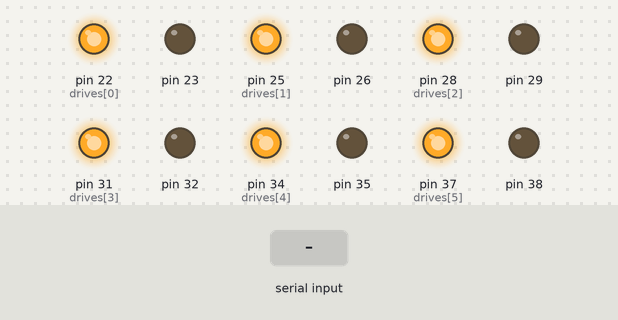
The sketch below on a simulated Arduino Mega 2560, built with avr-gcc and run on an emulated ATmega2560. Shown: output pins drawn as LEDs (lit = HIGH). The inputs (shaded band) are chosen by the test bench. Pins used as bus, display or sensor lines are not drawn.

Above: at 3.6 s.
3.7 s: "90,45\n" received over Serial
At 4.5 s:
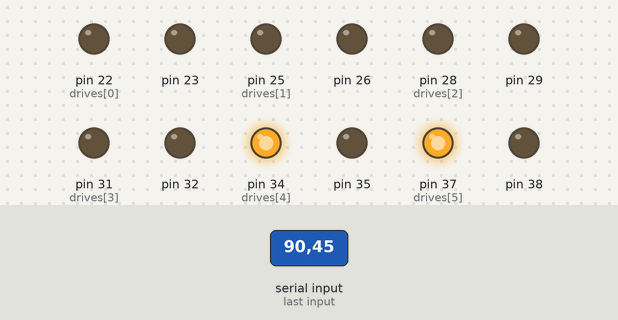
5.2 s: "30,150\n" received over Serial
At 5.6 s:
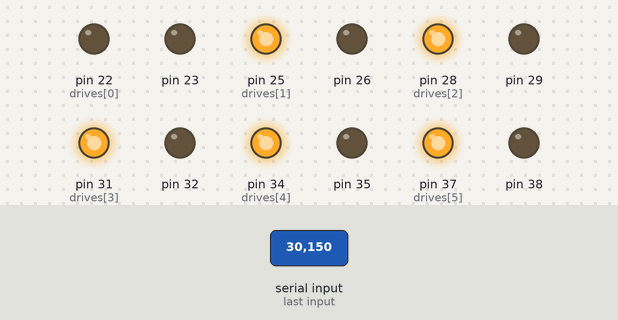
6.7 s: "999\n" received over Serial
At 7.9 s:
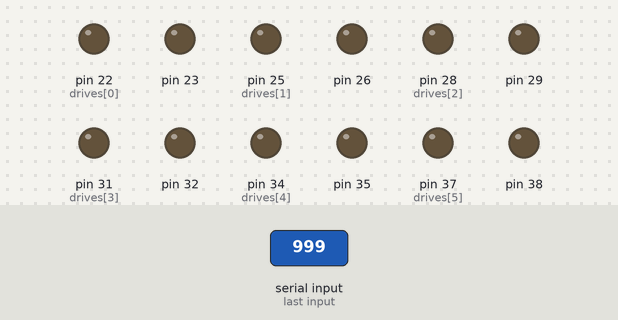
8.2 s: "1024\n" received over Serial
At 8.4 s:
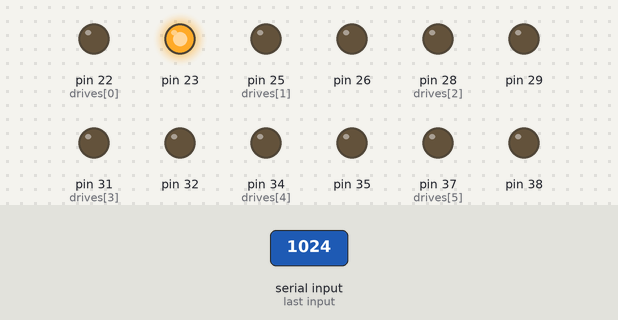
Timing chart, 0 to 12.1 s (numbered marks = the images above; inputs shaded):
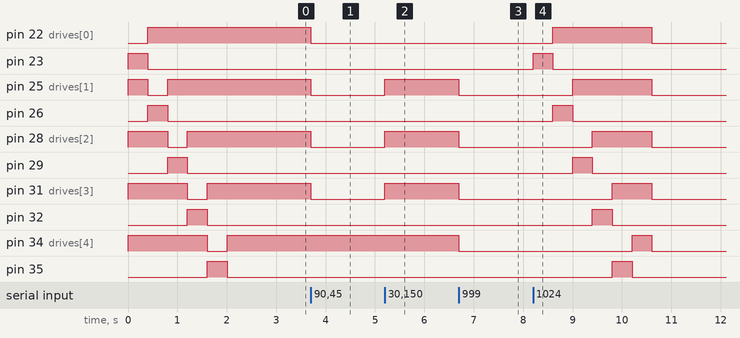

The sketch:

floppyModule.ino
```cpp
const int dir = 1;
const int headStep = 2; //offsets from drives array for the direction and step pins
const int maxSteps = 80; //the maximum number of times the heads can step before hitting the end of their range
float pulseStart = 0; //the time at which a period of a note starts

const unsigned long note_periods[] = { //all MIDI note periods in microseconds from note 0 to note 127
  122312, 115447, 108968, 102852, 97079, 91631, 86488, 81634, 77052, 72727, 68645, 64793, 61156, 57724, 54484, 51426, 48540, 45815, 43244, 40817, 38526, 36364, 34323, 32396, 30578, 28862, 27242, 25713, 24270, 22908, 21622, 20408, 19263, 18182, 17161, 16198, 15289, 14431, 13621, 12856, 12135, 11454, 10811, 10204, 9631, 9091, 8581, 8099, 7645, 7215, 6810, 6428, 6067, 5727, 5405, 5102, 4816, 4545, 4290, 4050, 3822, 3608, 3405, 3214, 3034, 2863, 2703, 2551, 2408, 2273, 2145, 2025, 1911, 1804, 1703, 1607, 1517, 1432, 1351, 1276, 1204, 1136, 1073, 1012, 956, 902, 851, 804, 758, 716, 676, 638, 602, 568, 536, 506, 478, 451, 426, 402, 379, 358, 338, 319, 301, 284, 268, 253, 239, 225, 213, 201, 190, 179, 169, 159, 150, 142, 134, 127, 119, 113, 106, 100, 95, 89, 84, 80
};

int drives[] = {22, 25, 28, 31, 34, 37}; //the first pin where each of the drives is connected (add another drive by putting a 40 in the array)

#define floppyCount sizeof(drives) / sizeof(drives[0]) //the number of floppies connected minus 1

int drivesPlaying = 0; //the number of drives currently playing
long int pitchWheel; //a variable to hold the setting of the pitchwheel
long int notePeriod; //the period of the note that is currently playing (adjusted to account for the pitchwheel)
int floppyPos[floppyCount]; //an array to store the position of each floppy drive
bool floppyDir[floppyCount]; //an array to hold the current direction of each drive
int note = 0; //the MIDI note that we are playing
int velocity = 0; //the MIDI velocity of our note
long int noteInfo; //the raw note and velocity information (note 83 velocity 127 would be stored as 083127)


long unsigned int parsed = 0;
const byte numChars = 32;
char receivedChars[numChars];
boolean newData = false; //variables for the receive serial data code
//22 -> drive enable
//23 -> direction
//24 -> step
//etc for all of the other drives

void setup() {
  Serial.begin(115200);
  Serial.setTimeout(5);
  for(int i = 0; i < sizeof(drives) / sizeof(drives[0]); i++){
    for(int j = 0; j < 3; j++){
      pinMode(drives[i] + j, OUTPUT); //iterate through each of the pins of each of the drives and set them as outputs
    }
    digitalWrite(drives[i], HIGH); //set all drive enable pins high to disable the LEDs on all drives
  }
  pulseStart = micros(); //set the start of the first note to the current time
  resetDrives(); //reset all of the drives to their starting positions
}


void loop() {
  recvWithEndMarker();
  newData = false; //receive data from the serial port and tell the receive function that there is no new data to receive


  if(notePeriod <= micros() - pulseStart){
    pulseDrives();
    pulseStart = micros(); //if 1 period has elapsed between now and last time we pulsed the drives, pulse them again and reset the period time
  }
}


void pulseDrives(){
  for(int i = 0; i < drivesPlaying; i++){
    if(floppyPos[i] == maxSteps){
      floppyDir[i] = !floppyDir[i]; //if a drive that is currently playing has reached the end of its range, reverse its direction in the direction array
      digitalWrite(drives[i] + dir, floppyDir[i]); //write the direction to the drive
      floppyPos[i] = 0; //reset the position to 0
    }
    digitalWrite(drives[i] + headStep, HIGH); //step the heads
    digitalWrite(drives[i] + headStep, LOW); //step the heads
    floppyPos[i] += 1; //increment the position of the heads

  }
}


void resetDrives(){
  for(int i = 0; i < floppyCount; i++){ //iterate through each drive
    digitalWrite(drives[i], LOW); //turn on activity light
    digitalWrite(drives[i] + dir, HIGH); //set the direction to backwards (towards the back of the drive)
    for(int j = 0; j < maxSteps; j++){ //step the head backwards maxSteps times so that it is reset to its starting position
      delay(5);
      digitalWrite(drives[i] + headStep, HIGH); //step the heads
      digitalWrite(drives[i] + headStep, LOW); //step the heads
    }
    floppyPos[i] = 0;
    floppyDir[i] = 0; //reset the position and direction of each drive to 0
    digitalWrite(drives[i] + dir, LOW); //set the direction of all drives to forward
    digitalWrite(drives[i], HIGH); //turn off activity light
  }
}

void recvWithEndMarker() {
    static byte ndx = 0;
    char endMarker = '\n';
    char rc;

    while(Serial.available() > 0 && newData == false) {
        rc = Serial.read();


        if (rc != endMarker) {
            receivedChars[ndx] = rc;
            ndx++;
            if (ndx >= numChars) {
                ndx = numChars - 1;
            }
        }
        else {
            receivedChars[ndx] = '\0';
            ndx = 0;
            newData = true;
            parsed = atol(receivedChars);
            //Serial.println(parsed);
           if(parsed / 100000 == 999){
              pitchWheel = parsed - 99900000;
              notePeriod = map(pitchWheel, 0, 16384, note_periods[note - 1], note_periods[note + 1]); //if the serial data starts with 999, it's a pitchwheel command, so receive it and map it to a period value
            }
            else if(parsed == 1024){
              resetDrives(); //if we get a command to reset the drives, do it
            }
            else{ //otherwise, we're getting a note command
              pitchWheel = 8192; //set the pitchwheel to its default value of 8192
              noteInfo = parsed;
              note = noteInfo / 1000;
              velocity = noteInfo - (note*1000);
              drivesPlaying = map(velocity, 0, 127, 0, floppyCount); //map the 0-127 MIDI velocity to the 0-floppyCount drivesPlaying
              notePeriod = map(pitchWheel, 0, 16384, note_periods[note - 1], note_periods[note + 1]); //take the pitchwheel value into account when determining the period
              pulseStart = micros(); //set the start of the current note to right now
            }
            for(int i = floppyCount - 1; i >= drivesPlaying; i--){
              digitalWrite(drives[i], HIGH); //turn off the LEDs on any drives that aren't playing
            }
            for(int i = 0; i < drivesPlaying; i++){
              digitalWrite(drives[i], LOW); //make sure that the LEDs on all playing drives are on
            }
        }
    }
}
```

Measured:
- after the input at 3.7 s, pin 22 (drives[0]), pin 25 (drives[1]), pin 28 (drives[2]), pin 31 (drives[3]): HIGH → LOW at once
- after the input at 5.2 s, pin 25 (drives[1]), pin 28 (drives[2]), pin 31 (drives[3]): LOW → HIGH at once
- after the input at 6.7 s, pin 25 (drives[1]), pin 28 (drives[2]), pin 31 (drives[3]), pin 34 (drives[4]), pin 37 (drives[5]): HIGH → LOW at once
- after the input at 8.2 s, pin 22 (drives[0]): LOW → HIGH after 0.40 s, → LOW 2.0 s later; pin 23: LOW → HIGH at once, → LOW 0.40 s later; pin 25 (drives[1]): LOW → HIGH after 0.80 s, → LOW 1.6 s later; pin 26: LOW → HIGH after 0.40 s, → LOW 0.40 s later; pin 28 (drives[2]): LOW → HIGH after 1.2 s, → LOW 1.2 s later
